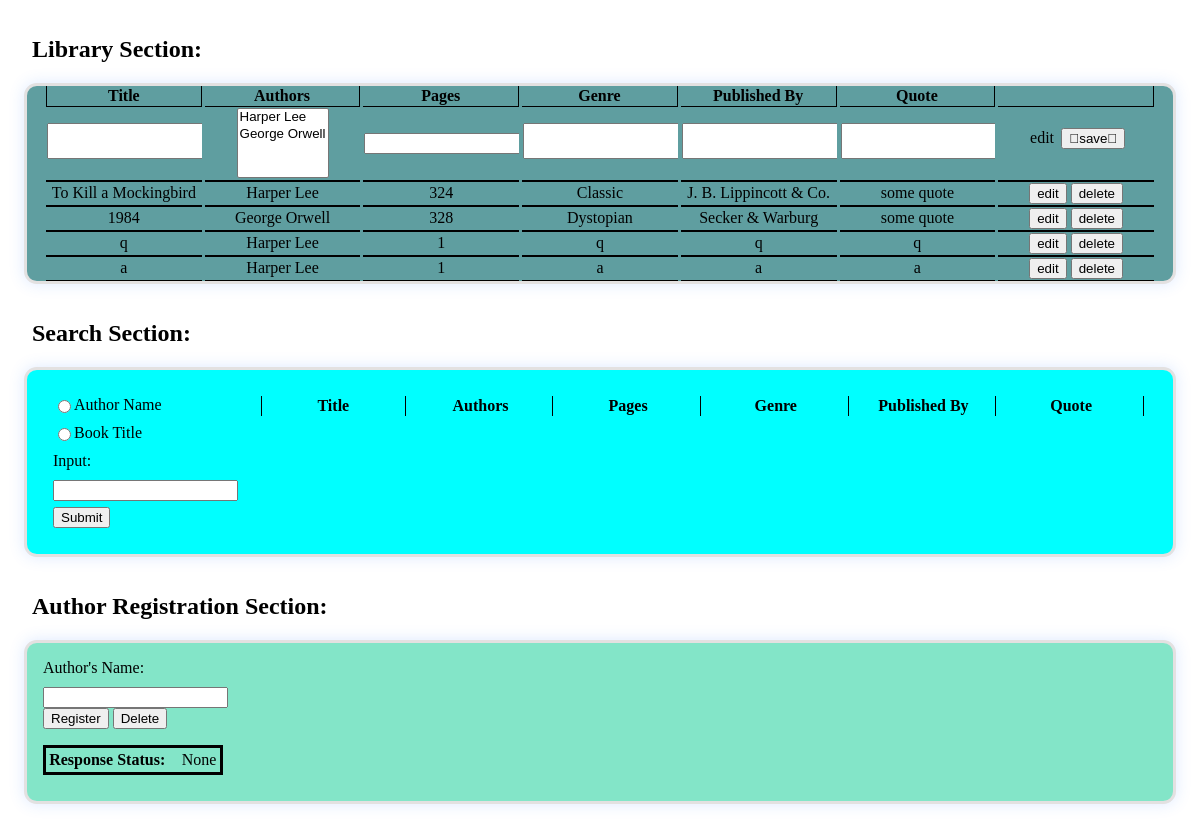
The app's page /testapp/, older data.
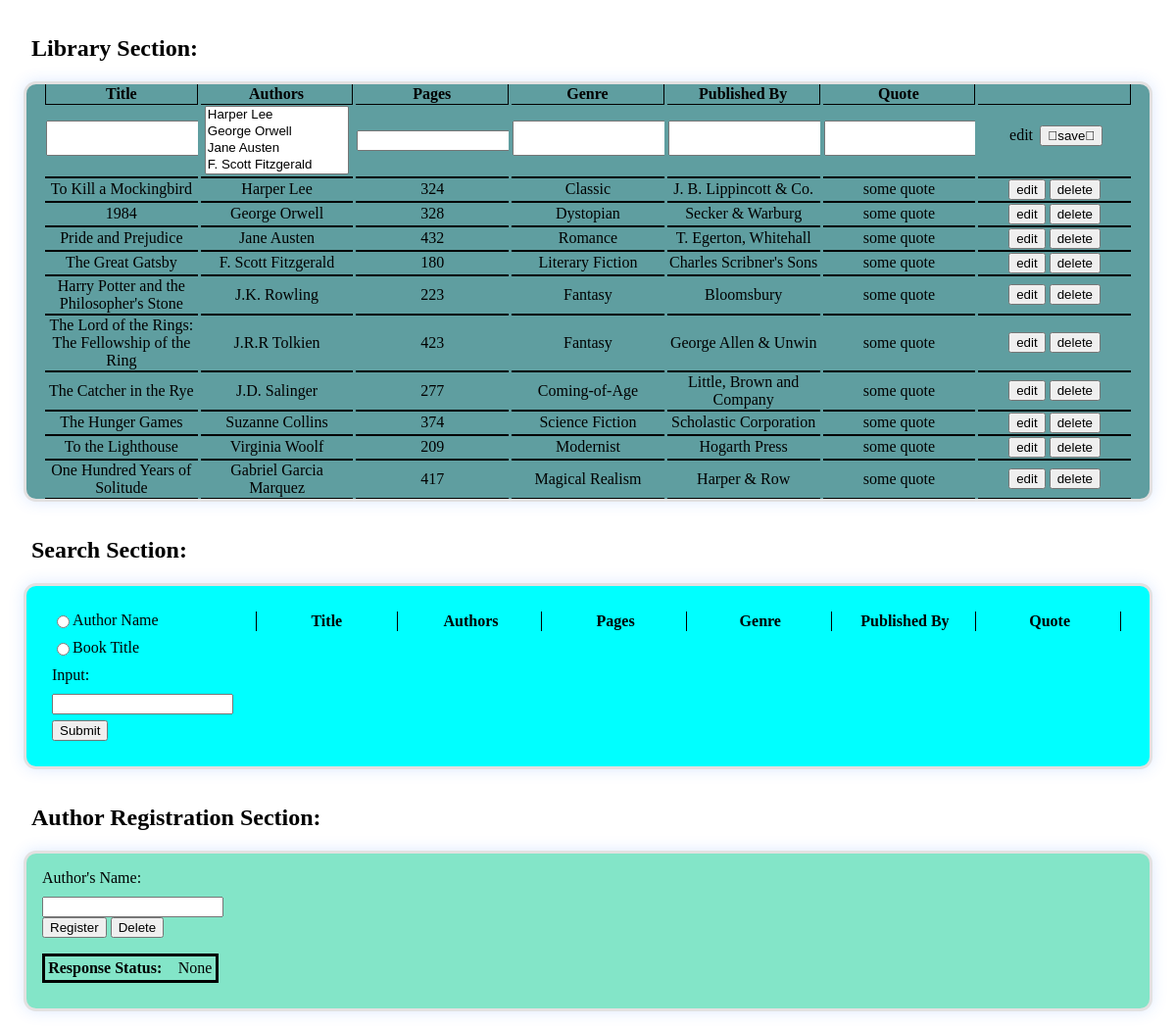
The same page, newer data.
### testapp/models.py (models this page shows, shortened)
class Book(models.Model):
    title = models.CharField(max_length=100, blank=False, unique=True)
    authors = models.ManyToManyField(Author, related_name="books")
    pages = models.IntegerField(validators=[MinValueValidator(1)]) # MinVal == 1
    genre = models.CharField(max_length=50, blank=False)
    published_by = models.CharField(max_length=100, blank=False)
    quote = models.CharField(max_length=200, blank=False)

class Author(models.Model):
    name = models.CharField(max_length=100, blank=False, unique=True)
    def __str__(self):
        return self.name

### testapp/views.py (the view, shortened to what this page needs)
# urls.py: path('', views.loadNsearchFunc, name="loadNsearchFunc"),
def loadNsearchFunc(request):
    context = {}
    books = Book.objects.all()
    context['books'] = books
    context['title'] = 'Home'
    context['trgtBooks'] = []
    context['authorRegStatus'] = request.session.get('authorRegStatus')
    context['editBookId'] = ''
    context['editBookId'] = -1
    if request.session.get('editBookId') != -1 and request.session.get('editBookId') != None: #case --> Edit btn clicked
        print(request.session.get('editBookId'))
        bothEditVals = request.session.get('editBookId').split()
        oldEdit = int(bothEditVals[0])
        newEdit = int(bothEditVals[1])
        if oldEdit != newEdit: # Populate Form
            context['editBookId'] = newEdit
            editBook = Book.objects.get(pk=newEdit)
            context['form'] = NewBookForm(instance=editBook)
        else:
            context['form'] = NewBookForm()
    else:
        context['form'] = NewBookForm()
    print("Edit Book:", context['editBookId'])
    return render(request, 'home.html', context)

### testapp/forms.py
class NewBookForm(forms.ModelForm):
    title = forms.CharField(widget=forms.Textarea(attrs={"cols": 0, "rows": 0}))
    authors = forms.ModelMultipleChoiceField(queryset=Author.objects.all())
    pages = forms.IntegerField()
    genre = forms.CharField(widget=forms.Textarea(attrs={"cols": 0, "rows": 0}))
    published_by = forms.CharField(widget=forms.Textarea(attrs={"cols": 0, "rows": 0}))
    quote = forms.CharField(widget=forms.Textarea(attrs={"cols": 0, "rows": 0}))
    class Meta:
        model = Book
        exclude = ()

### testapp/templates/home.html (shortened to what this page needs)
<!DOCTYPE html>
<html>
    <head>
        <link rel="stylesheet" href="../static/home.css">
    </head>
    <body>
        <h2>Library Section:</h2>
        <div class="upper-container">
            <table class="home-table">
                <form method="post" action="{% url 'saveFunc' %}">
                    <tr>
                        <th class="homet-headers0">Title</th>
                        <th class="homet-headers">Authors</th>
                        <th class="homet-headers">Pages</th>
                        <th class="homet-headers">Genre</th>
                        <th class="homet-headers">Published By</th>
                        <th class="homet-headers">Quote</th>
                        <th class="homet-headers"></th>
                    </tr>
                    <tr class="homet-forms">
                        {%for field in form%}
                            <td>{{field}}</td>
                        {%endfor%}
                        <td>
                            {% if  editBookId == -1 %}
                                <label class="upper-edit-indicator">edit</label>
                                <button class="upper-save-btn" name="save">&#20;save&#20;</button>
                            {% else %}
                                <label class="upper-edit-indicator active-edit">edit</label>
                                <button class="upper-save-btn" name="edit-save">&#20;save&#20;</button>
                            {% endif %}
                        </td>
                    </tr>
                </form>
                <form method="post" action="{% url 'deleteFunc' %}">
                    {%for book in books%}
                    <tr>
                        <td>{{book.title}}</td>
                        <td>
                            {% for author in book.authors.all %}
                                {{author.name}}
                            {% endfor %}
                        </td>
                        <td>{{book.pages}}</td>
                        <td>{{book.genre}}</td>
                        <td>{{book.published_by}}</td>
                        <td>{{book.quote}}</td>
                        <td>
                            {% if  book.id == editBookId %}
                                <button class="active-edit" value=" {{editBookId}} {{book.id}}" formnovalidate name="edit">edit</button>
                            {% else %}
                                <button value=" {{editBookId}} {{book.id}}" formnovalidate name="edit">edit</button>
                            {% endif %}
                            <button value="{{book.id}}" formnovalidate name="delete">delete</button>
                        </td>
                    </tr>
                    {%endfor%}
                </form>
            </table>
        </div>
        <h2>Search Section:</h2>
        <div class="middle-container">
            <div class="column">
                <form class="form-container" method="get" action="{% url 'loadNsearchFunc' %}">
                    <label>
                        <input type="radio" name="radio1" value="author">Author Name
                    </label>
                    <label>
                        <input type="radio" name="radio1" value="book">Book Title
                    </label>
                    <label for="search-value">Input:</label>
                    <input type="text" id="search-value" name="search-value" required>
                    <button class="search-save-btn" type="submit">Submit</button>
                </form>
            </div>
            <div class="column">
                <table class="table-container">
                    <thead>
                        <tr>
                        <th class="homet-headers0">Title</th>
                        <th class="homet-headers">Authors</th>
                        <th class="homet-headers">Pages</th>
                        <th class="homet-headers">Genre</th>
                        <th class="homet-headers">Published By</th>
                        <th class="homet-headers">Quote</th>
                        </tr>
                    </thead>
                </table>
            </div>
        </div>
        <h2>Author Registration Section:</h2>
        <div class="lower-container">
            <form class="form-container" method="post" action="{% url 'regAuthorFunc' %}">
                <label for="author-name">Author's Name:</label>
                <div class="lower-btn-container">
                    <input type="text" id="author-name" name="author-name" required>
                    <button name="register" type="submit">Register</button>
                    <button name="delete" type="submit">Delete</button>
                </div>
                <label class="response-status">
                    <b>Response Status:</b> &#20; {{authorRegStatus}}
                </label>
            </form>
        </div>
    </body>
</html>

### testapp/static/home.css (style rules this page uses)
.upper-container { background-color: cadetblue; margin: 1rem; padding-left: 1rem; padding-right: 1rem; border-radius: 0.8rem; border-style: solid; border-color: #e3e1e1; box-shadow: 0 0px 15px rgba(56, 125, 255, 0.17); }
.home-table { border-spacing: 3px 0; table-layout: fixed; width: 100%; height: 100%; }
td { width:0.1%; border-top: 1.5px groove; border-bottom: 1.5px groove; border-color: black; text-align: center; font-weight:500; overflow-x: auto; overflow: hidden; }
.upper-save-btn { display: inline-block; }
.upper-edit-indicator { border-radius: 0.1rem; padding: 0.2rem; display: inline-block; }
.homet-headers0 { border-right: 1.5px groove black; border-left: 1.5px groove black; border-top: none; font-weight:700; }
.homet-headers { border-right: 1.5px groove black; border-top: none; font-weight:700; }
.middle-container { background-color: aqua; display: flex; flex-direction: row; align-items: flex-start; border-radius: 0.8rem; border-style: solid; padding: 1rem; margin: 1rem; border-color: #e3e1e1; box-shadow: 0 0px 15px rgba(56, 125, 255, 0.17); }
.form-container { display: block; width: 20%; }
.table-container { border-spacing: 3px 0; table-layout: fixed; width: 100%; height: 100%; }
.search-save-btn { margin-top: 0.4rem; }
label { display: flex; align-items: center; margin-bottom: 10px; white-space: nowrap; }
.column { padding: 10px; }
h2 { margin-left: 1.5rem; padding-top: 1rem; }
.lower-container { background-color: rgb(131, 229, 200); margin: 1rem; padding: 1rem; border-radius: 0.8rem; border-style: solid; border-color: #e3e1e1; box-shadow: 0 0px 15px rgba(56, 125, 255, 0.17); }
.response-status { margin-top: 1rem; border: solid; width: fit-content; padding: 0.2rem; }

Row changes from the older to the newer data that the page shows:
removed Book: title "q", pages "1", genre "q", published_by "q", quote "q", {{ editBookId }} -1 (drawn), {{ book.id }} 3 (drawn), Author (name "Harper Lee")
removed Book: title "a", pages "1", genre "a", published_by "a", quote "a", {{ editBookId }} -1 (drawn), {{ book.id }} 5 (drawn), Author (name "Harper Lee")
added Book: title "Pride and Prejudice", pages "432", genre "Romance", published_by "T. Egerton, Whitehall", quote "some quote", {{ editBookId }} -1 (drawn), {{ book.id }} 10 (drawn)
added Author: name "Jane Austen", shown under "Pride and Prejudice"
added Book: title "The Great Gatsby", pages "180", genre "Literary Fiction", published_by "Charles Scribner's Sons", quote "some quote", {{ editBookId }} -1 (drawn), {{ book.id }} 11 (drawn)
added Author: name "F. Scott Fitzgerald", shown under "The Great Gatsby"
added Book: title "Harry Potter and the Philosopher's Stone", pages "223", genre "Fantasy", published_by "Bloomsbury", quote "some quote", {{ editBookId }} -1 (drawn), {{ book.id }} 12 (drawn)
added Author: name "J.K. Rowling", shown under "Harry Potter and the Philosopher's Stone"
added Book: title "The Lord of the Rings: The Fellowship of the Ring", pages "423", genre "Fantasy", published_by "George Allen & Unwin", quote "some quote", {{ editBookId }} -1 (drawn), {{ book.id }} 13 (drawn)
added Author: name "J.R.R Tolkien", shown under "The Lord of the Rings: The Fellowship of the Ring"
added Book: title "The Catcher in the Rye", pages "277", genre "Coming-of-Age", published_by "Little, Brown and Company", quote "some quote", {{ editBookId }} -1 (drawn), {{ book.id }} 14 (drawn)
added Author: name "J.D. Salinger", shown under "The Catcher in the Rye"
added Book: title "The Hunger Games", pages "374", genre "Science Fiction", published_by "Scholastic Corporation", quote "some quote", {{ editBookId }} -1 (drawn), {{ book.id }} 15 (drawn)
added Author: name "Suzanne Collins", shown under "The Hunger Games"
added Book: title "To the Lighthouse", pages "209", genre "Modernist", published_by "Hogarth Press", quote "some quote", {{ editBookId }} -1 (drawn), {{ book.id }} 17 (drawn)
added Author: name "Virginia Woolf", shown under "To the Lighthouse"
added Book: title "One Hundred Years of Solitude", pages "417", genre "Magical Realism", published_by "Harper & Row", quote "some quote", {{ editBookId }} -1 (drawn), {{ book.id }} 18 (drawn)
added Author: name "Gabriel Garcia Marquez", shown under "One Hundred Years of Solitude"
Text that changed along with them:
form field authors: "Harper Lee / George Orwell" → "Harper Lee / George Orwell / Jane Austen / F. Scott Fitzgerald"
